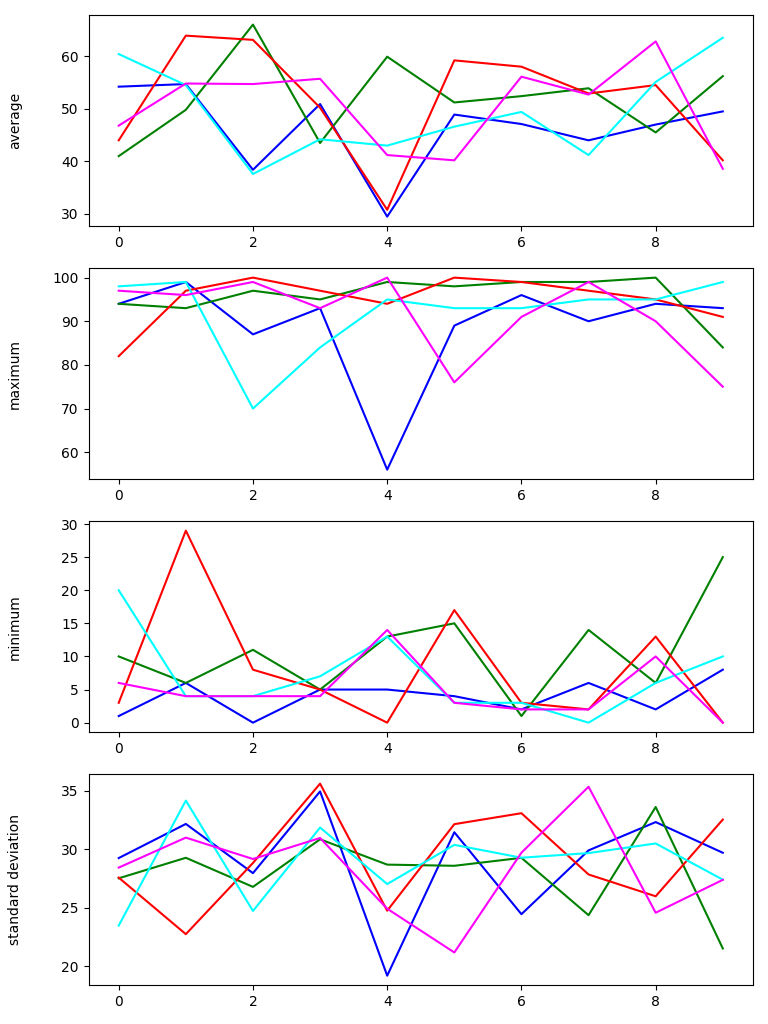

This chart was generated by the following Python code:
import numpy as np
import matplotlib.pyplot
import matplotlib.pyplot as plt

# Set the x-axis limits to '0' and '100'.
plt.xlim(0, 100)
# Set the y-axis limits to '0' and '100'.
plt.ylim(0, 100)

# Load data from a CSV file using NumPy's 'loadtxt' function and set delimiter as comma.
data1 = np.loadtxt(fname='random_function_tester_cli1.csv', delimiter=',')
data2 = np.loadtxt(fname='random_function_tester_cli2.csv', delimiter=',')
data3 = np.loadtxt(fname='random_function_tester_cli3.csv', delimiter=',')
data4 = np.loadtxt(fname='random_function_tester_cli4.csv', delimiter=',')
data5 = np.loadtxt(fname='random_function_tester_cli5.csv', delimiter=',')

# Create a new Matplotlib figure with size 768x1024 px.
figure = matplotlib.pyplot.figure(figsize=(7.68, 10.24))

# Add 20 overlapping subplots to the figure in a 4x1 grid layout and store them in separate variables.
axes1_data = figure.add_subplot(4, 1, 1)
axes2_data = figure.add_subplot(4, 1, 2)
axes3_data = figure.add_subplot(4, 1, 3)
axes4_data = figure.add_subplot(4, 1, 4)

# Set y-axis label for first subplot to 'average', rotate the label by 90 degrees, and plot the mean of each column of the data.
# The average (mean) of a data set represents the central tendency of the data set.
# It is calculated by adding up all the values in the data set and dividing the sum by the total number of values.
axes1_data.set_ylabel('average', labelpad=0, rotation=90)
axes1_data.plot(data1.mean(axis=0), color='blue')
axes1_data.plot(data2.mean(axis=0), color='green')
axes1_data.plot(data3.mean(axis=0), color='red')
axes1_data.plot(data4.mean(axis=0), color='cyan')
axes1_data.plot(data5.mean(axis=0), color='magenta')

# Set y-axis label for second subplot to 'maximum', rotate the label by 90 degrees, and plot the maximum of each column of the data.
# The maximum of a data set is the largest value in the set, i.e., the value that is greater than or equal to all the other values in the set.
axes2_data.set_ylabel('maximum', labelpad=0, rotation=90)
axes2_data.plot(data1.max(axis=0), color='blue')
axes2_data.plot(data2.max(axis=0), color='green')
axes2_data.plot(data3.max(axis=0), color='red')
axes2_data.plot(data4.max(axis=0), color='cyan')
axes2_data.plot(data5.max(axis=0), color='magenta')

# Set y-axis label for third subplot to 'minimum', rotate the label by 90 degrees, and plot the minimum of each column of the data.
# The minimum of a data set is the smallest value in the set, i.e., the value that is less than or equal to all the other values in the set.
axes3_data.set_ylabel('minimum', labelpad=0, rotation=90)
axes3_data.plot(data1.min(axis=0), color='blue')
axes3_data.plot(data2.min(axis=0), color='green')
axes3_data.plot(data3.min(axis=0), color='red')
axes3_data.plot(data4.min(axis=0), color='cyan')
axes3_data.plot(data5.min(axis=0), color='magenta')

# Set y-axis label for fourth subplot to 'standard deviation', rotate the label by 90 degrees, and plot the standard deviation of each column of the data.
# The standard deviation of a data set is a measure of how spread out the data is from the mean (how much it deviates from the average value).
# It is calculated by taking the square root of the average of the squared differences of each value from the mean.
axes4_data.set_ylabel('standard deviation', labelpad=0, rotation=90)
axes4_data.plot(data1.std(axis=0), color='blue')
axes4_data.plot(data2.std(axis=0), color='green')
axes4_data.plot(data3.std(axis=0), color='red')
axes4_data.plot(data4.std(axis=0), color='cyan')
axes4_data.plot(data5.std(axis=0), color='magenta')

# Align y-axis labels to the left.
axes1_data.yaxis.set_label_coords(-0.1, 0.5)
axes2_data.yaxis.set_label_coords(-0.1, 0.5)
axes3_data.yaxis.set_label_coords(-0.1, 0.5)
axes4_data.yaxis.set_label_coords(-0.1, 0.5)

# Adjust the subplots' layout to fit the contents of each subplot and avoid overlapping.
figure.tight_layout()

# Save the figure as a PNG file named 'random_function_tester_bassta_x5_cli.png'.
matplotlib.pyplot.savefig("random_function_tester_plot_bassta_x5_cli.png")